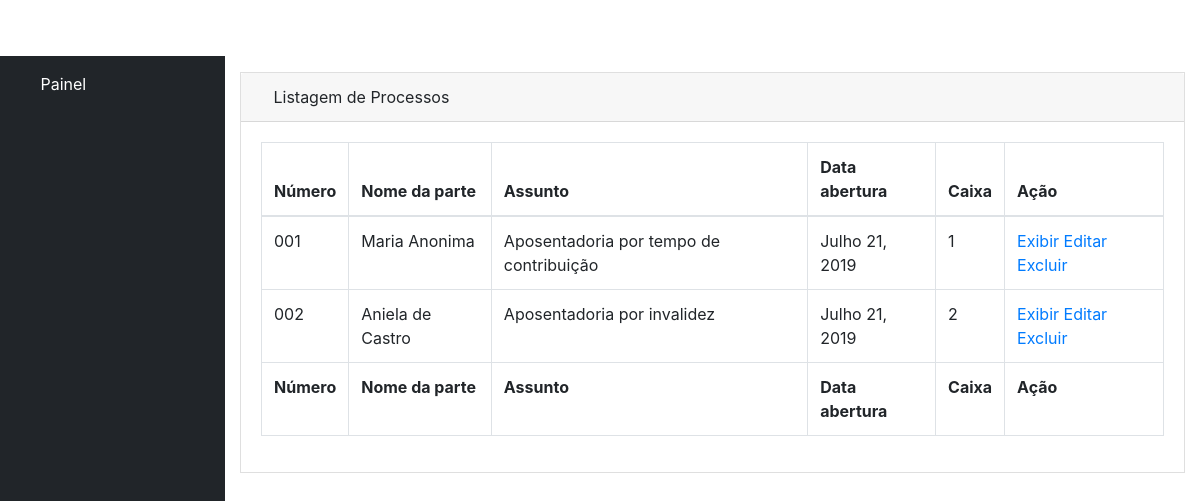
/listar/ (signed in), run on an earlier commit of the app's database.
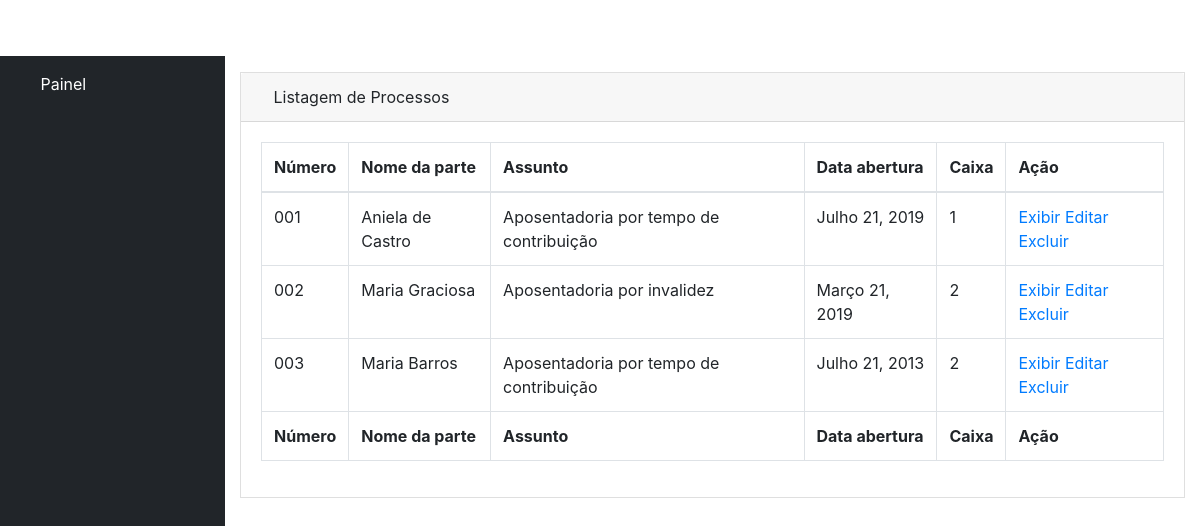
And on a later commit of the database.
### processo/models.py (models this page shows, shortened)
class Processo(models.Model):
    numero_processo = models.CharField(max_length=100, blank=False, null=False)
    protocolo_processo = models.CharField(max_length=100, blank=False, null=False)
    nome_parte_processo = models.CharField(max_length=100, blank=False, null=False)
    assunto_processo = models.CharField(max_length=250, blank=False, null=False)
    data_abertura_processo = models.DateField(blank=False, null=False)
    numero_caixa_processo = models.IntegerField()
    divisao_processo = models.ForeignKey(Divisao, on_delete=models.CASCADE)
    tipo_processo = models.ForeignKey(TipoDeProcesso, on_delete=models.CASCADE)
    arquivo_processo = models.FileField(upload_to=user_directory_path, default='sem_arquivo')
    criacao_registro = models.DateField(auto_now_add=True)
    modificacao_registro = models.DateField(auto_now=True)

### processo/views.py (the view)
# urls.py: path('listar/', views.listar, name='listar'),
@login_required
def listar(request):
    dados = Processo.objects.all()
    if dados:
        return render(request, 'processo/listar.html', {'dados':dados})
    else:
        messages.info(request, 'Sem dados para mostrar!')
        return render(request, 'processo/listar.html')

### processo/templates/processo/listar.html (shortened to what this page needs)
{% extends 'processo/base.html' %}
{% block content %}
<div class="card mb-3">
  <div class="card-header">
    <i class="fas fa-list"></i>Listagem de Processos
  </div>
  <div class="card-body">
    <div class="table-responsive">
      <table class="table table-bordered" id="dataTable" width="100%" cellspacing="0">
        <thead>
          <tr>
            <th>Número</th>
            <th>Nome da parte</th>
            <th>Assunto</th>
            <th>Data abertura</th>
            <th>Caixa</th>
            <th>Ação</th>
          </tr>
        </thead>
        <tfoot>
          <tr>
            <th>Número</th>
            <th>Nome da parte</th>
            <th>Assunto</th>
            <th>Data abertura</th>
            <th>Caixa</th>
            <th>Ação</th>
          </tr>
        </tfoot>
        <tbody>
        {% for dado in dados %}
          <tr>
            <td>{{ dado.numero_processo }}</td>
            <td>{{ dado.nome_parte_processo }}</td>
            <td>{{ dado.assunto_processo }}</td>
            <td>{{ dado.data_abertura_processo }}</td>
            <td>{{ dado.numero_caixa_processo }}</td>
            <td>
              <a href="exibir/{{ dado.id }}">Exibir</a>
              <a href="/editar/{{ dado.id }}">Editar</a>
              <a href="#" data-toggle="modal" data-target="#excluirModal{{ dado.id }}">Excluir</a>
            </td>
          </tr>
        {% endfor %}
        </tbody>
      </table>
    </div>
  </div>
</div>
{% endblock %}

### processo/templates/processo/base.html (shortened to what this page needs)
{% load static %}
<!DOCTYPE html>
<html lang="pt-BR">
<head>
	<link href="{% static 'vendor/fontawesome-free/css/all.min.css' %}" rel="stylesheet" type="text/css">
	<link href="{% static 'vendor/datatables/dataTables.bootstrap4.css' %}" rel="stylesheet">
	<link href="{% static 'css/sb-admin.css' %}" rel="stylesheet">
</head>
<body id="page-center">
	<nav class="navbar navbar-expand navbar-dark bg-dark-op static-top">
		<button class="btn btn-link btn-sm text-white order-1 order-sm-0" id="sidebarToggle" href="#">
			<i class="fas fa-bars"></i>
		</button>
		<a class="navbar-brand mr-1" href="/">GProcessos</a>
		<ul class="navbar-nav ml-auto ml-md-0">
			<li class="nav-item dropdown no-arrow">
				<a class="nav-link dropdown-toggle" href="#" id="userDropdown" role="button" data-toggle="dropdown" aria-haspopup="true" aria-expanded="false">
					<i class="fas fa-user-circle fa-fw"></i>
				</a>
			</li>
		</ul>
	</nav>
	<div id="wrapper">
		<ul class="sidebar navbar-nav">
			<li class="nav-item active">
				<a class="nav-link" href="{% url 'index' %}">
					<i class="fas fa-fw fa-tachometer-alt"></i>
					<span>Painel</span>
				</a>
			</li>
		</ul>
		<div id="content-wrapper">
      <div class="container-fluid">
        {% block content %}{% endblock %}
      </div>
	</body>
	</html>

What changed in the data, as far as the page shows it:
removed Processo: numero_processo "001", nome_parte_processo "Maria Anonima", assunto_processo "Aposentadoria por tempo de contribuição", data_abertura_processo "Julho 21, 2019", numero_caixa_processo "1"
removed Processo: numero_processo "002", nome_parte_processo "Aniela de Castro", assunto_processo "Aposentadoria por invalidez", data_abertura_processo "Julho 21, 2019", numero_caixa_processo "2"
added Processo: numero_processo "001", nome_parte_processo "Aniela de Castro", assunto_processo "Aposentadoria por tempo de contribuição", data_abertura_processo "Julho 21, 2019", numero_caixa_processo "1"
added Processo: numero_processo "002", nome_parte_processo "Maria Graciosa", assunto_processo "Aposentadoria por invalidez", data_abertura_processo "Março 21, 2019", numero_caixa_processo "2"
added Processo: numero_processo "003", nome_parte_processo "Maria Barros", assunto_processo "Aposentadoria por tempo de contribuição", data_abertura_processo "Julho 21, 2013", numero_caixa_processo "2"
